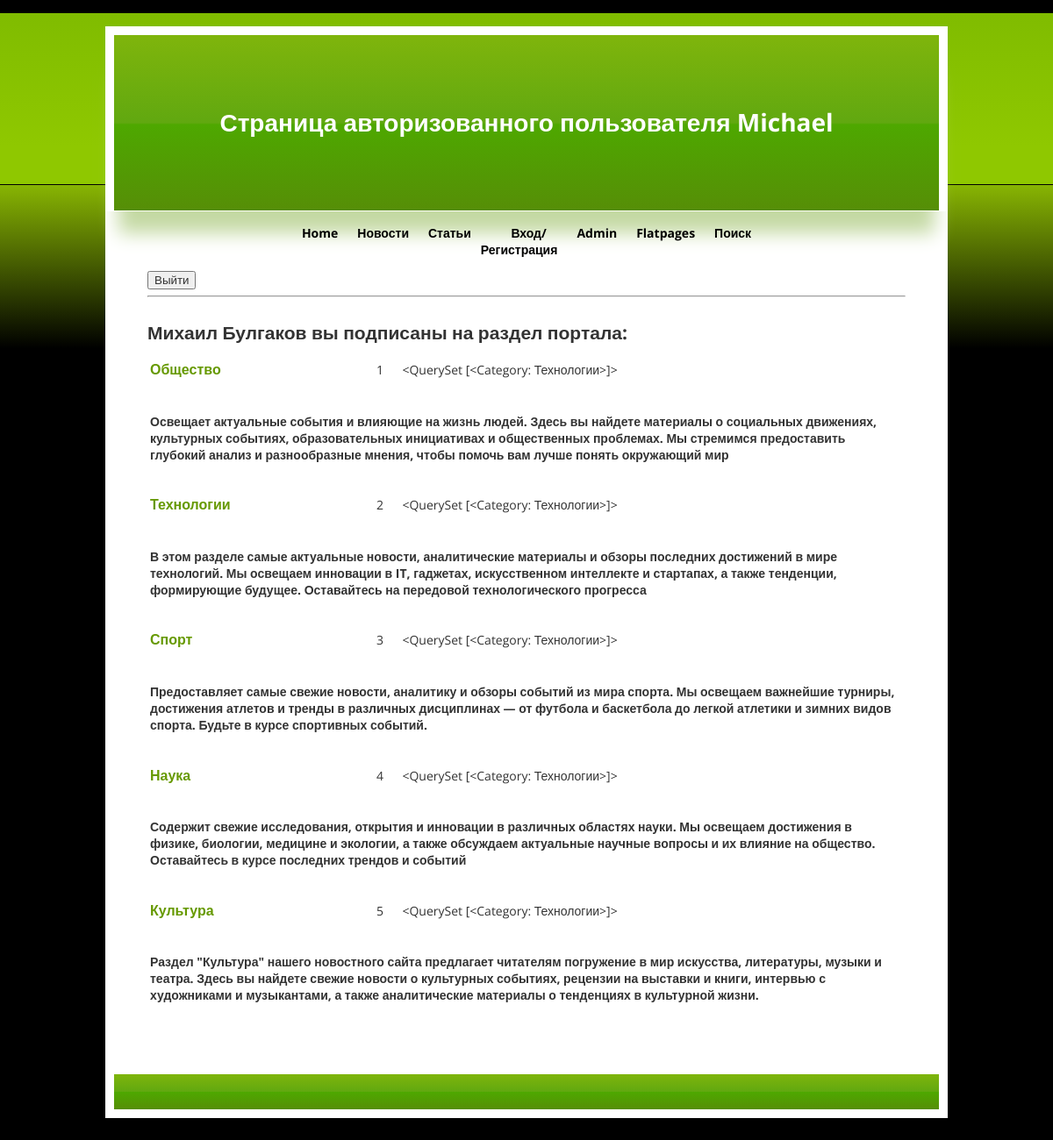
The page /authorization/ (signed in) on the database its author committed.
### np_post/models.py (models this page shows, shortened)
class Category(models.Model):
    name_cat = models.CharField(max_length=100, unique=True)
    description = models.TextField(max_length=400, blank=True)
    subscribed = models.BooleanField(default=False)
    user = models.ManyToManyField(User, blank=True, related_name='cats_user')
    def __str__(self):
        if self.subscribed:
            user_list = []
            for user in self.user.all():
                user_list.append(user.username)
            return f'На категорию {self.name_cat} подписаны: {", ".join(user_list)}'
        return f'{self.name_cat.title()}'

### protect/views.py (the view)
# urls.py: path('', IndexView.as_view(), name='authorization'),
class IndexView(LoginRequiredMixin, TemplateView):
    template_name = 'protect/index.html'
    def get_context_data(self, **kwargs):
        context = super().get_context_data(**kwargs)
        context['is_not_authors'] = not self.request.user.groups.filter(name='authors').exists()
        context['sections'] = Category.objects.all()
        context['subs'] = Category.objects.filter(user=self.request.user.id, id=2)
        context['slovar'] = {
            'Category': {
                'id_cat': 8,
                'name_cat': 'Category',
                'description': 'Bla Bla Bla Bla La La',
                'subscribed': True
            }
        }
        return context

### templates/protect/index.html (shortened to what this page needs)
{% extends 'main.html' %}
{% block header %}
    <h1><a href="/authorization/">Страница авторизованного пользователя {{ request.user.username }}</a></h1>
{% endblock header %}
{% block content %}
<button> <a href="/accounts/logout/">Выйти</a> </button>
<br><hr><br>
    {% if sections %}
        <h2>{{ request.user.first_name }} {{ request.user.last_name }} вы подписаны на раздел портала:</h2>
        <table>
        {% for section in sections %}
           <tr>
               <td><h3>{{ section.name_cat }}</h3></td>
               <td><p>{{ section.id }}</p></td>
               <td><p>{{ subs }}</p>
               </td>
           </tr>
            <tr>
               <td colspan="3"><h4>{{ section.description }}</h4></td>
           </tr>
        {% endfor %}
        </table>
    {% else %}
        <h2>У вас нет оформленных подписок</h2>
    {% endif %}
{% endblock content %}

### static/css/styles.css (style rules this page uses)
body { background-color:#000; color:#333; font: normal 14px "Open Sans", sans-serif; margin:0; }
h1,h2,h3,p,li { text-align:left; }
a { background-color:inherit; color:#333; text-decoration:none; }
#header h1 { text-align:center; padding:0; margin:80px auto 0 auto; }
#header a { background-color:inherit; color:#fff; text-decoration:none; }
#content h2 { padding:0; margin:0 auto; }
#content h3 { background-color:inherit; color:#690; font:bold 12pt Arial,sans-serif; padding:0; }
#content p { text-align:justify; line-height:24px; }

### rows shown on the page
Category: name_cat "Общество", id "1", description "Освещает актуальные события и влияющие на жизнь людей. Здесь вы найдете материалы о социальных движениях, культурных событиях, образовательных инициативах и общественных проблемах. Мы стремимся предоставить глубокий анализ и разнообразные мнения, чтобы помочь вам лучше понять окружающий мир"
Category: subscribed+name_cat "<QuerySet [<Category: Технологии>]>", name_cat "Технологии", id "2", description "В этом разделе самые актуальные новости, аналитические материалы и обзоры последних достижений в мире технологий. Мы освещаем инновации в IT, гаджетах, искусственном интеллекте и стартапах, а также тенденции, формирующие будущее. Оставайтесь на передовой технологического прогресса"
Category: name_cat "Спорт", id "3", description "Предоставляет самые свежие новости, аналитику и обзоры событий из мира спорта. Мы освещаем важнейшие турниры, достижения атлетов и тренды в различных дисциплинах — от футбола и баскетбола до легкой атлетики и зимних видов спорта. Будьте в курсе спортивных событий."
Category: name_cat "Наука", id "4", description "Содержит свежие исследования, открытия и инновации в различных областях науки. Мы освещаем достижения в физике, биологии, медицине и экологии, а также обсуждаем актуальные научные вопросы и их влияние на общество. Оставайтесь в курсе последних трендов и событий"
Category: name_cat "Культура", id "5", description "Раздел \"Культура\" нашего новостного сайта предлагает читателям погружение в мир искусства, литературы, музыки и театра. Здесь вы найдете свежие новости о культурных событиях, рецензии на выставки и книги, интервью с художниками и музыкантами, а также аналитические материалы о тенденциях в культурной жизни."

### other values the page prints
{{ request.user.username }} "Michael"
{{ request.user.first_name }} "Михаил"
{{ request.user.last_name }} "Булгаков"
